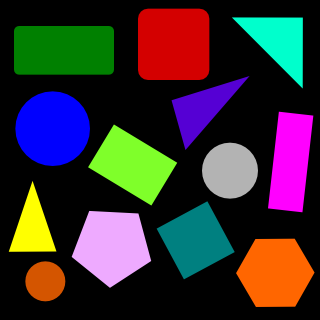
#> input picture HW6/images/1.png, 320 x 320 px
$ jupyter execute HW6.ipynb   (shell and % lines are left out)
#> lines starting #> are read from the running program, lines starting #| are printed output that depends on the picture; after the words box and inside, x2 and y2 are one past the last pixel; in counts of white or black regions, pixels touching at a corner belong together; long printed decimals are rounded
# HomeWork 6

**DeadLine : 12:00 PM 12 Aban 1399**

**Total points : 125 pts**

Import some prerequisites

[cell 1]
import cv2
import numpy as np
import matplotlib.pyplot as plt
import os

Run this cell for plotting

[cell 2]
def plotter(img_list, r, w, gray, wr, hr, fig_name = None):
    '''
    Plots images' list with its' caption and saves result image if you want.

    Parameters:
        img_list (list): The list of tuples of image and its' caption.
        r (int): The number of row(s).
        w (int): The number of colunm(s).
        gray (bool): The flag for plotting images in grayscale mode.
        wr (int): The width of one figure.
        hr (int): The height of one figure.
        fig_name (str): The name of the image of the plot. if not set this parameter the plot doesn't save.
    '''

    plt.rcParams['figure.figsize'] = (wr, hr)
    for i in range(len(img_list)):
        plt.subplot(r, w, i + 1)
        if img_list[i][2] == 'img':
            if gray:
                plt.imshow(img_list[i][0], cmap = 'gray')
            else:
                plt.imshow(img_list[i][0])
            plt.xticks([])
            plt.yticks([])
        elif img_list[i][2] == 'hist':
            plt.bar(np.arange(len(img_list[i][0])), img_list[i][0], color = 'c')
        else:
            raise Exception("Only image or histogram. Use third parameter of tuples in img_list and set it to img or hist.")
        plt.title(img_list[i][1])
    if fig_name is not None:
        plt.savefig(fig_name + '.png')
    plt.show()

Run this cell for change polar to cartesian.

[cell 3]
def pol_to_car(rho, theta):
    '''
    Changes rho and theta of a line to two point of that line.

    Parameters:
        rho (float): The distance from the origin to the line.
        theta (float):  Angle from origin to the line.

    Returns:
        (tuple): tuple of two point of line.
    '''

    a = np.cos(theta)
    b = np.sin(theta)
    c = 1000
    x0 = a*rho
    y0 = b*rho
    x1 = int(x0 + c * (-b))
    y1 = int(y0 + c * (a))
    x2 = int(x0 - c * (-b))
    y2 = int(y0 - c * (a))
    return x1, y1, x2, y2

# PART 4A

**Point : 15 pts**

Here is for your helper functions(optional)

Implement this function to detect and remove circles in the given image.

[cell 4]
def remove_circles(image):
    '''
    Returns the image which circles have been removed.

    Parameters:
        image (numpy.ndarray): The input image.

    Returns:
        out_img (numpy.ndarray): The result image.
    '''
    out_img = image.copy()


    #Writer your code here
    gray = cv2.cvtColor(out_img, cv2.COLOR_BGR2GRAY)
    gray = cv2.GaussianBlur(gray,(3,3),1)
    detected_circles = cv2.HoughCircles(gray,
                   cv2.HOUGH_GRADIENT, 1, 20, param1 = 50,
               param2 = 30, minRadius = 1, maxRadius = 100)
    for x, y, r in detected_circles[0]:
        cv2.circle(out_img, (x,y), int(r+3), 0, -1)  #r +/- <4
    return out_img

Test your implementation (dont change this cell)

[cell 5]
image_list = []

image = cv2.imread(os.path.join('images', '1.png'))
#> image is the input picture: shape (320, 320, 3); mean B, G, R 49, 46.1, 55.8
image_list.append([cv2.cvtColor(image, cv2.COLOR_BGR2RGB), 'source', 'img'])

out_img = remove_circles(image)
#> in remove_circles, `gray = cv2.cvtColor(out_img, cv2.COLOR_BGR2GRAY)`:
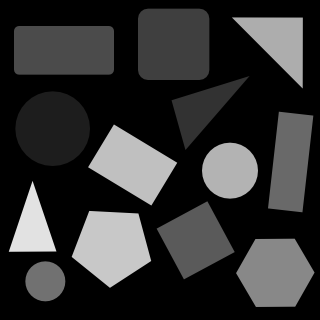
#> gray: shape (320, 320); min 0, max 226, mean 49.3
#> in remove_circles, `detected_circles = cv2.HoughCircles(gray, cv2.HOUGH_GRADIENT, 1, 20, p..`: detected_circles = [[51.5, 127.5, 37.1], [229.5, 169.5, 27.4], [44.5, 280.5, 20.4]]
#> the loop in remove_circles, `for x, y, r in detected_circles[0]:` made 3 passes
#> after the loop in remove_circles, `for x, y, r in detected_circles[0]:`:
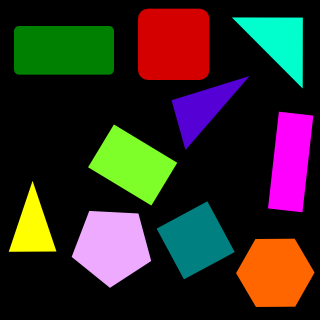
#> out_img: shape (320, 320, 3); 8.17% of pixels changed, all inside (x1, y1, x2, y2) = (15, 91, 258, 302)

image_list.append([cv2.cvtColor(out_img, cv2.COLOR_BGR2RGB), 'detect circles', 'img'])

plotter(image_list, 1, 2, True, 20, 10, 'q4a')
#> the loop in plotter, `for i in range(len(img_list)):` made 2 passes

# PART 4B

**Point : 15 pts**

Implement this function to detect lines in the given image with hough algorithm.

[cell 6]
def detect_lines_hough(image):
    '''
    Returns the image which lines have been detected.

    Parameters:
        image (numpy.ndarray): The input image.

    Returns:
        out_img (numpy.ndarray): The result image.
    '''
    out_img = image.copy()

    #Writer your code here
    gray = cv2.cvtColor(out_img, cv2.COLOR_BGR2GRAY)
    gray = cv2.GaussianBlur(gray,(3,3),1)
    edges = cv2.Canny(gray,20,100)
    lines=np.array([])

    #The other parameter rho=0.1 defines how fat a row of the accumulator is.
    #Output vector of lines. Each line is represented by a 4 element vector (x1,y1,x2,y2) , where (x1,y1) and (x2,y2) are the
    #Angle resolution of the accumulator in radians
    lines = cv2.HoughLinesP(edges, 0.1, np.pi / 180, 1, lines)

    white=(255,255,255)
    for line in lines:
        for x1,y1,x2,y2 in line:
            cv2.line(out_img,(x1,y1),(x2,y2),white,2) #draw white lines


    return out_img

Test your implementation (dont change this cell)

[cell 7]
image_list = []

image = cv2.imread(os.path.join('images', '1b.png'))
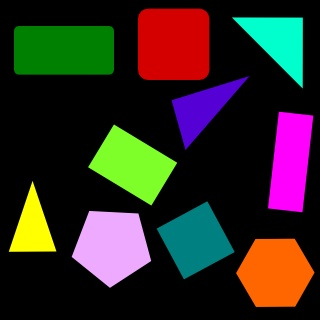
#> input picture HW6/images/1b.png, 320 x 320 px
#> image is the input picture: shape (320, 320, 3); mean B, G, R 34.6, 41.1, 49.4
image_list.append([cv2.cvtColor(image, cv2.COLOR_BGR2RGB), 'source', 'img'])

out_img = detect_lines_hough(image)
#> in detect_lines_hough, `edges = cv2.Canny(gray,20,100)`:
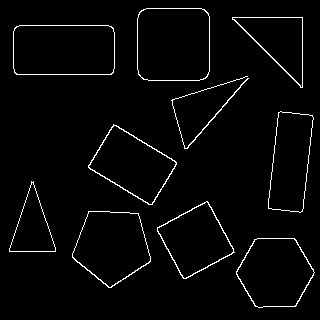
#> edges: shape (320, 320); 2.7% white in thin lines or dots, all inside (x1, y1, x2, y2) = (9, 8, 315, 308)
#> in detect_lines_hough, `lines=np.array([])`: lines = empty array
#> in detect_lines_hough, `lines = cv2.HoughLinesP(edges, 0.1, np.pi / 180, 1, lines)`: lines = 1462 rows, first 6: [175, 80, 175, 80], [230, 98, 230, 97], [101, 281, 101, 280], [256, 17, 256, 17], [114, 68, 114, 32], [9, 251, 9, 248]
#> the loop in detect_lines_hough, `for line in lines:` made 1462 passes
#> after the loop in detect_lines_hough, `for line in lines:`:
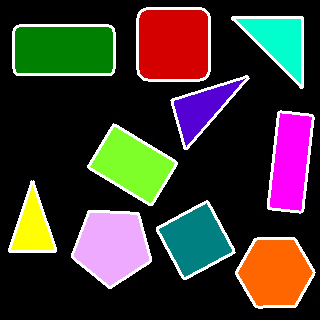
#> out_img: shape (320, 320, 3); 7.07% of pixels changed, all inside (x1, y1, x2, y2) = (8, 7, 316, 309)

image_list.append([cv2.cvtColor(out_img, cv2.COLOR_BGR2RGB), 'detect lines', 'img'])

plotter(image_list, 1, 2, True, 20, 10, 'q4b')
#> call 2 of plotter, with r = 1, w = 2, gray = True, wr = 20, hr = 10, fig_name = 'q4b'
#> the loop in plotter (call 2), `for i in range(len(img_list)):` made 2 passes
#> in plotter (call 2), `plt.savefig(fig_name + '.png')`:
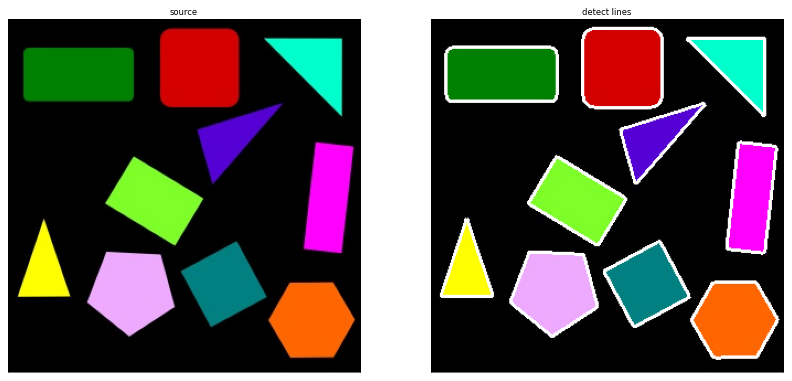
#> figure drawn by matplotlib, 2 panels

# PART 5

**Point : 25 pts**

Here is for your helper functions(optional)

[cell 8]
import random
def non_zero_pixels(img):
    white_pixels=[]
    m,n=img.shape
    for i in range(m):
        for j in range(m):
            if img[i,j] != 0:
                white_pixels.append((np.float32(i),np.float32(j)))
    return white_pixels

def random_points(white_pixels):
    p1=0
    p2=0
    p1,p2 = random.sample(range(len(white_pixels)),2)
    point1, point2 = white_pixels[p1], white_pixels[p2]
    return point1, point2

def line_from_points(point1,point2):
    x1,y1=point1
    x2,y2=point2
    m = (y2 - y1) / (x2 - x1)
    c = y1 - m * x1
    return m,c

def distance(dots,m,c):
    threshold=1
    inlinear_points = []
    for d in dots:
        temp_x,temp_y=d
        distance = np.abs((m*temp_x+c)-temp_y)
        if distance < threshold:
            inlinear_points.append(d)
    return len(inlinear_points), np.array(inlinear_points)


def car_to_pal(inlinear_points):
    x_bar=0
    y_bar=0
    xy_bar=0
    x2_bar=0
    y2_bar=0
    x_bar2=0
    y_bar2=0
    temp_x=0
    temp_y=0
    temp_xy=0
    count=len(inlinear_points)

    for i in range(count):
        x,y=inlinear_points[i]
        temp_x+=x
        temp_y+=y
        temp_xy+=x*y
    x_bar=temp_x/count
    y_bar=temp_y/count
    xy_bar=temp_xy/count

    square_inliers=np.square(inlinear_points)
    temp_x=0
    temp_y=0
    temp_xy=0
    for i in range(count):
        x,y=square_inliers[i]
        temp_x+=x
        temp_y+=y
    x2_bar=temp_x/count
    y2_bar=temp_x/count

    x_bar2, y_bar2 = np.square(x_bar), np.square(y_bar)

    theta = 0.5 * np.arctan((2*(xy_bar - x_bar*y_bar))/(x2_bar - y2_bar - x_bar2 + y_bar2))
    rho = x_bar * np.cos(theta) + y_bar*np.sin(theta)

    return rho, theta

Implement RANSAC function here.

[cell 9]
def ransac(image):
    '''
    Gets input image and return rho and theta of line detected.

    Parameters:
        image (numpy.ndarray): The input image.

    Returns:
        rho (float): The distance from the origin to the line.
        theta (float):  Angle from origin to the line.
    '''

    img = image.copy()
    rho, theta = 0, 0

    #Write your code here
    white_pixels=non_zero_pixels(img)
    max_inlier_points=-999999
    for i in range(20):
        point1,point2=random_points(white_pixels)
        m,c=line_from_points(point1,point2)
        count,inlinear_points=distance(white_pixels,m,c)
        if count>max_inlier_points:
            max_inlier_points=count
            max_inliers=inlinear_points


    rho,theta=car_to_pal(max_inliers)

    return rho, theta

Test your implementation (dont change this cell)

[cell 10]
image_list = []
image = cv2.imread(os.path.join('images', '2.bmp'), cv2.IMREAD_GRAYSCALE)
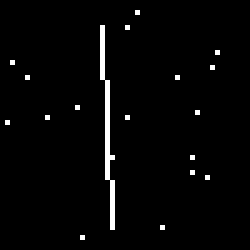
#> input picture HW6/images/2.bmp, 50 x 50 px (shown 5 times larger)
#> image: shape (50, 50); 2.4% white in thin lines or dots, all inside (x1, y1, x2, y2) = (1, 2, 44, 48)
image_list.append([image, 'source', 'img'])
rho, theta = ransac(image)
#> after the loop in non_zero_pixels, `for i in range(m):`: white_pixels = 59 pairs, first value 2 to 47, second value 1 to 43
#> the loop in ransac, `for i in range(20):` made 20 passes
#> (p1 in random_points, p2 in random_points, x1 in line_from_points, y1 in line_from_points, x2 in line_from_points, y2 in line_from_points, m, c) on pass 1: (54, 24, 43, 22, 21, 21, 0.0455, 20.05)
#> (p1 in random_points, p2 in random_points, x1 in line_from_points, y1 in line_from_points, x2 in line_from_points, y2 in line_from_points, m, c) on passes 2, 4, 5, 6, 7, 9: (48, 56, 37, 22, 45, 22, 0, 22), (16, 32, 15, 20, 25, 21, 0.1, 18.5), (31, 25, 24, 21, 22, 21, 0, 21), (58, 50, 47, 16, 39, 22, -0.75, 51.25), (53, 19, 42, 22, 17, 21, 0.04, 20.32), (37, 57, 30, 21, 45, 32, 0.733, -1)
#> after the loop in ransac, `for i in range(20):`: max_inlier_points = 42; max_inliers = 42 pairs, first value 5 to 45, second value 20 to 22
#> in car_to_pal, `count=len(inlinear_points)`: count = 42
#> the loop in car_to_pal, `for i in range(count):` made 42 passes
#> (x, y, temp_x, temp_y, temp_xy) on passes 1 to 12: (5, 20, 5, 20, 100), (6, 20, 11, 40, 220), (7, 20, 18, 60, 360), (8, 20, 26, 80, 520), (9, 20, 35, 100, 700), (10, 20, 45, 120, 900), (11, 20, 56, 140, 1120), (12, 20, 68, 160, 1360), (13, 20, 81, 180, 1620), (14, 20, 95, 200, 1900), (15, 20, 110, 220, 2200), (16, 21, 126, 241, 2536)
#> after the loop in car_to_pal, `for i in range(count):`: temp_x = 1056; temp_xy = 22502; temp_y = 882
#> in car_to_pal, `x_bar=temp_x/count`: x_bar = 25.14
#> in car_to_pal, `y_bar=temp_y/count`: y_bar = 21
#> in car_to_pal, `xy_bar=temp_xy/count`: xy_bar = 535.8
#> in car_to_pal, `square_inliers=np.square(inlinear_points)`: square_inliers = 42 pairs, first value 25 to 2025, second value 400 to 484
#> the loop in car_to_pal, `for i in range(count):` made 42 passes
#> (x, y, temp_x, temp_y) on passes 1 to 12: (25, 400, 25, 400), (36, 400, 61, 800), (49, 400, 110, 1200), (64, 400, 174, 1600), (81, 400, 255, 2000), (100, 400, 355, 2400), (121, 400, 476, 2800), (144, 400, 620, 3200), (169, 400, 789, 3600), (196, 400, 985, 4000), (225, 400, 1210, 4400), (256, 441, 1466, 4841)
#> after the loop in car_to_pal, `for i in range(count):`: temp_x = 32326; temp_y = 18544
print(rho, theta)
#| 24.272 -0.04051
x1, y1, x2, y2 = pol_to_car(rho, theta)
print(x1, y1, x2, y2)
#| 64 998 -16 -1000
image_res = np.zeros_like(image)
#> image_res: shape (50, 50); every value is 0
cv2.line(image_res, (x1, y1), (x2, y2), (255), 1)
#> image_res: shape (50, 50); 2% white in thin lines or dots, all inside (x1, y1, x2, y2) = (24, 0, 28, 50)
image_list.append([image_res, 'line detected', 'img'])
plotter(image_list, 1, 2, True, 8, 6, 'q5')

# PART 6

**Point : 25pts**

Here is for your helper functions(optional)

Implement this function for return rho and theat of line detected and hough transform image.

[cell 11]
def hough_transform_line(image):
    '''
    Returns rho and theat of line detected and hough transform image.

    Parameters:
        image (numpy.ndarray): The input image.

    Returns:
        rho (float): Angle from origin to the line.
        theta (float): The distance from the origin to the line.
        hough_transform (numpy.ndarray): Hough transform image.
    '''

    img = image.copy()
    hough_transform = np.zeros_like(img)
    rho, theta = 0, 0

    #Write your code here

    # Rho and Theta ranges
    dtheta = 1
    drho = 1
    width, height = img.shape

    thetas =np.deg2rad(np.arange(-90,90,step=1))
    distance=int(np.sqrt(np.square(height) + np.square(width)))
    rhos = np.arange(-distance, distance, step=drho)

    cos_thetas = np.cos(thetas)
    sin_thetas = np.sin(thetas)

    hough_transform = np.zeros((2*distance, len(thetas)))

    #edge detection
    edges = cv2.Canny(img, 20, 120)
    value_threshold =0
    are_edges = np.where(edges > value_threshold)
    y_idxs, x_idxs =are_edges

    #voting
    for i in range(len(x_idxs)):
        x = x_idxs[i]
        y = y_idxs[i]
        for t_idx in range(len(thetas)):
            rho = int(round(x * cos_thetas[t_idx] + y * sin_thetas[t_idx])+int(distance))
            hough_transform[rho][t_idx] += 1

    #Find the value(s) of rho,theta where hough_transform(rho,theta) is a large local maximum
    print(hough_transform.shape)
    max_value=np.argmax(hough_transform)
    print(max_value)
    x_max,y_max=np.unravel_index(max_value,hough_transform.shape)
    rho = x_max-distance
    theta = thetas[y_max]

    return rho, theta, hough_transform

Test your implementation (dont change this cell)

[cell 12]
image_list = []
image = cv2.imread(os.path.join('images', '3.bmp'), cv2.IMREAD_GRAYSCALE)
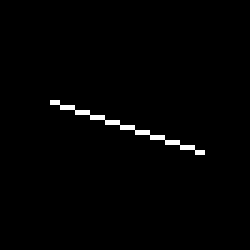
#> input picture HW6/images/3.bmp, 50 x 50 px (shown 5 times larger)
#> image: shape (50, 50); 1.2% white in thin lines or dots, all inside (x1, y1, x2, y2) = (10, 20, 41, 31)
image_list.append([image, 'source', 'img'])
rho, theta, hough_transform = hough_transform_line(image)
#> in hough_transform_line, `hough_transform = np.zeros((2*distance, len(thetas)))`: hough_transform: shape (140, 180) float64; every value is 0
#> in hough_transform_line, `edges = cv2.Canny(img, 20, 120)`: edges: shape (50, 50); 2.5% white in thin lines or dots, all inside (x1, y1, x2, y2) = (9, 19, 41, 32)
#> the loop in hough_transform_line, `for i in range(len(x_idxs)):` made 63 passes
#> after the loop in hough_transform_line, `for i in range(len(x_idxs)):`:
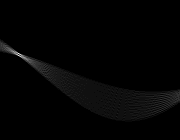
#> hough_transform: shape (140, 180) float64; min 0, max 31, mean 0.5; drawn with min black and max white
#| (140, 180)
#| 9558
x1, y1, x2, y2 = pol_to_car(rho, theta)
image_list.append([hough_transform, 'Hough transform', 'img'])
image_res = np.zeros_like(image)
cv2.line(image_res, (x1, y1), (x2, y2), (255), 1)
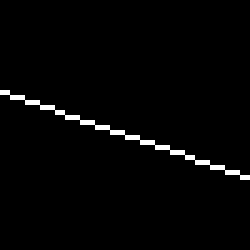
#> image_res: shape (50, 50) (shown 5 times larger); 2% white in thin lines or dots, all inside (x1, y1, x2, y2) = (0, 18, 50, 36)
image_list.append([image_res, 'line detected', 'img'])
plotter(image_list, 1, 3, True, 8, 6, 'q6')
